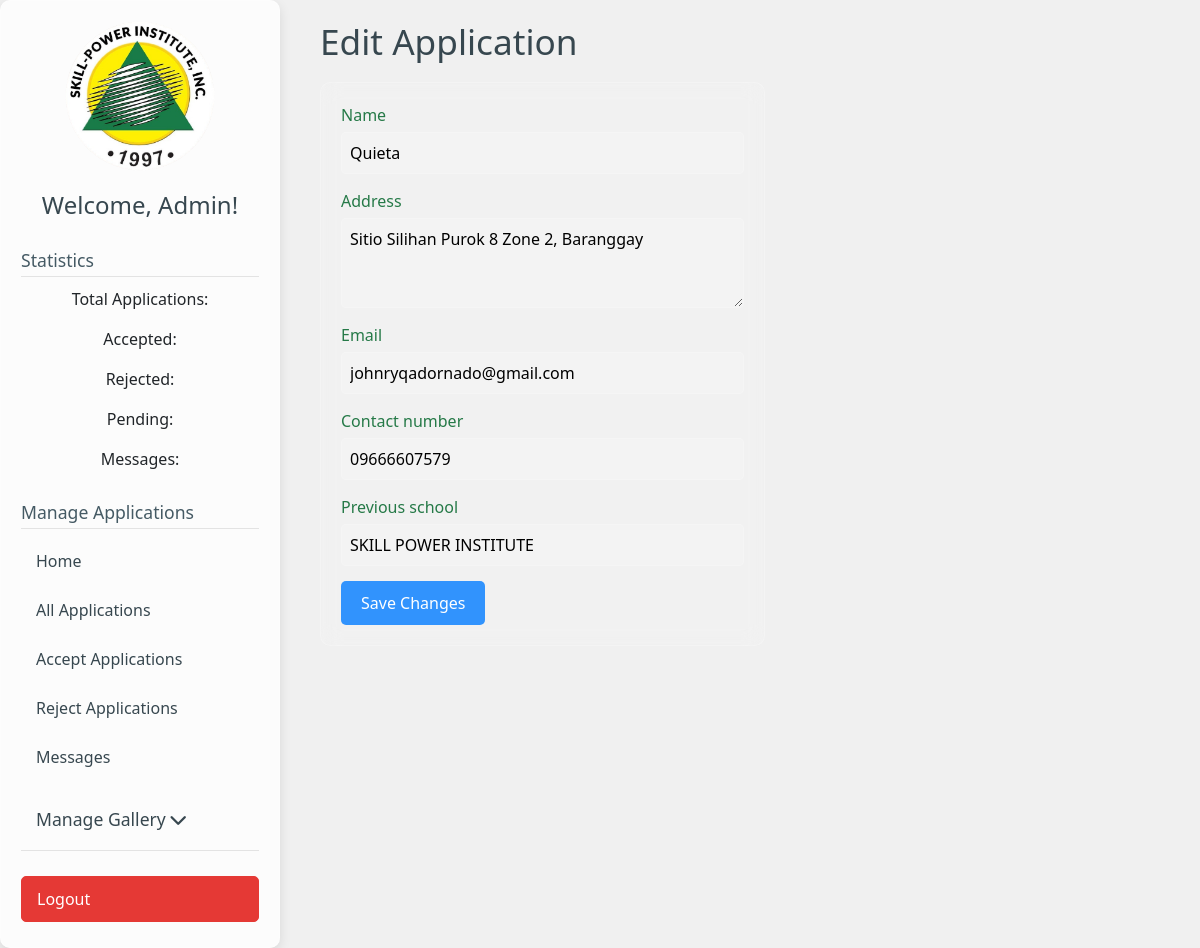
/application/edit/14/, run on the app's committed database.
### myapp/models.py (models this page shows, shortened)
class Application(models.Model):
    STATUS_CHOICES = [
        ('pending', 'Pending'),
        ('accepted', 'Accepted'),
        ('rejected', 'Rejected'),
    ]
    name = models.CharField(max_length=100)  # Applicant's Name
    address = models.TextField()  # Applicant's Address
    email = models.EmailField()  # Applicant's Email
    contact_number = models.CharField(max_length=20)  # Applicant's Phone Number
    previous_school = models.CharField(max_length=100)  # Applicant's Previous School
    application_date = models.DateTimeField(auto_now_add=True)  # Date of Application
    status = models.CharField(  # Status of Application
        max_length=20,
        choices=STATUS_CHOICES,
        default='pending',
        help_text="Status of the application (Pending, Accepted, Rejected)"
    )
    applicant = models.ForeignKey(User, null=True, blank=True, on_delete=models.SET_NULL, related_name='applications')  # Optional
    notes = models.TextField(blank=True)
    class Meta:  # Add Meta class for ordering and display name
        verbose_name = "Application"  # Custom name
        verbose_name_plural = "Applications"  # Custom plural name
        ordering = ['application_date']  # Default ordering of entries

### myapp/views.py (the view)
# urls.py: path('application/edit/<int:application_id>/', views.edit_application, name='edit_application'),
def edit_application(request, application_id):
    application = get_object_or_404(Application, pk=application_id)
    if request.method == 'POST':
        form = ApplicationForm(request.POST, instance=application)  # Use instance=application to update
        if form.is_valid():
            form.save()
            return redirect('admin_dashboard')  # Or wherever you want to redirect
    else:
        form = ApplicationForm(instance=application)
    return render(request, 'myapp/edit_application.html', {'form': form, 'application': application})

### myapp/forms.py
class ApplicationForm(forms.ModelForm):
    class Meta:
        model = Application
        fields = ['name', 'address', 'email', 'contact_number', 'previous_school']
        widgets = {
            'name': forms.TextInput(attrs={'class': 'form-control'}),
            'address': forms.Textarea(attrs={'class': 'form-control', 'rows': 3}),
            'email': forms.EmailInput(attrs={'class': 'form-control'}),
            'contact_number': forms.TextInput(attrs={'class': 'form-control'}),
            'previous_school': forms.TextInput(attrs={'class': 'form-control'}),
        }

### myapp/context_processors.py (called while the page is built)
def slider_images(request):
    slider_folder = os.path.join(settings.STATICFILES_DIRS[0], 'images', 'slider')
    if not os.path.exists(slider_folder):
        return {'image_files': []}  # Return an empty list if the folder doesn't exist
    image_files = [
        f"images/slider/{f}" for f in os.listdir(slider_folder)
        if f.lower().endswith(('.jpg', '.jpeg', '.png', '.gif'))
    ]
    return {'image_files': image_files}

### templates/myapp/edit_application.html (shortened to what this page needs)
{% extends 'admin_base.html' %}
{% load static %}
{% block head %}
    <link rel="stylesheet" type="text/css" href="{% static 'css/admin_dashboard.css' %}">
{% endblock %}
{% block content %}
    <div class="admin-dashboard-content">
        <h1>Edit Application</h1>
        <div class="form-container">
            <form method="post">
                {% for field in form %}
                    <div class="form-group">
                        <label for="{{ field.id_for_label }}">{{ field.label }}</label>
                        {{ field }}
                    </div>
                {% endfor %}
                <button type="submit" class="btn-save">Save Changes</button>
            </form>
        </div>
    </div>
{% endblock %}

### myapp/static/css/admin_dashboard.css (style rules this page uses)
.admin-dashboard-content { text-align: left; padding: 20px; margin-bottom: 20px; max-width: 1200px; margin-left: auto; margin-right: auto; }
.admin-dashboard-content h1 { color: #37474f; margin-bottom: 20px; font-weight: 500; font-size: 2.2em; }

### templates/admin_base.html (style rules this page uses)
body { min-height: 100vh; background-color: #f0f0f0; display: flex; }

### templates/myapp/edit_application.html (style rules this page uses)
.form-container { background-color: rgba(255, 255, 255, 0.1); backdrop-filter: blur(10px); border: 1px solid rgba(255, 255, 255, 0.2); border-radius: 10px; padding: 20px; margin-bottom: 20px; color: #fff; }
.form-group { margin-bottom: 15px; }
.form-group label { display: block; margin-bottom: 5px; color: #257947; }
.form-control { width: 100%; padding: 8px; border: 1px solid rgba(255, 255, 255, 0.3); border-radius: 5px; background-color: rgba(255, 255, 255, 0.1); color: #000; }
.btn-save { background-color: rgba(0, 123, 255, 0.8); color: #fff; padding: 10px 20px; border: none; border-radius: 5px; cursor: pointer; }

### data on the page
Application: form "Quieta" "Sitio Silihan Purok 8 Zone 2, Baranggay" "johnryqadornado@gmail.com" "09666607579" "SKILL POWER INSTITUTE"

### other printed values
{{ field.label }} "Name" "Address" "Email" "Contact number" "Previous school"
